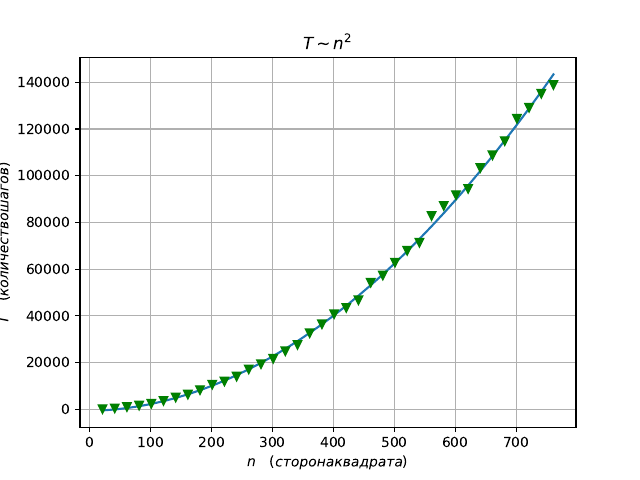

This figure's Python source:
import numpy as np
import matplotlib.pyplot as plt

X = np.array([21, 41, 61, 81, 101, 121, 141, 161, 181, 201, 221, 241, 261, 281, 301, 321, 341, 361, 381, 401, 421, 441, 461, 481, 501,
 521, 541, 561, 581, 601, 621, 641, 661, 681, 701, 721, 741, 761])
Y = np.array([92, 405, 962, 1619, 2402, 3616, 5031, 6315, 8222, 10549, 11923, 14024, 17086, 19326, 21626, 24848, 27571, 32564, 36430,
40724, 43413, 46676, 54187, 57291, 62781, 67856, 71286, 82714, 87045, 91684, 94334,	 103259, 108710, 114784, 124348, 129037, 135051, 138779])


plt.grid(True)
plt.errorbar(X, Y, color='green', marker='v', linestyle='none')
p, v = np.polyfit(X, Y, deg=2, cov=True)
print("x2:", p[0], "+-", np.sqrt(v[0][0]),"\n",
      "x:", p[1], "+-", np.sqrt(v[1][1]),"\n",
        "Значение в нуле:", p[2], "+-",np.sqrt(v[2][2]))
title = str(r'$ T \sim n^2$')
plt.title(title)
plt.xlabel(r'$n \quad  (сторона квадрата)$')
plt.ylabel(r'$Т \quad  (количество шагов)$')
plt.plot(X, p[0]*X**2+p[1]*X**1+p[2])

plt.savefig('gr3.pdf')
plt.show()
